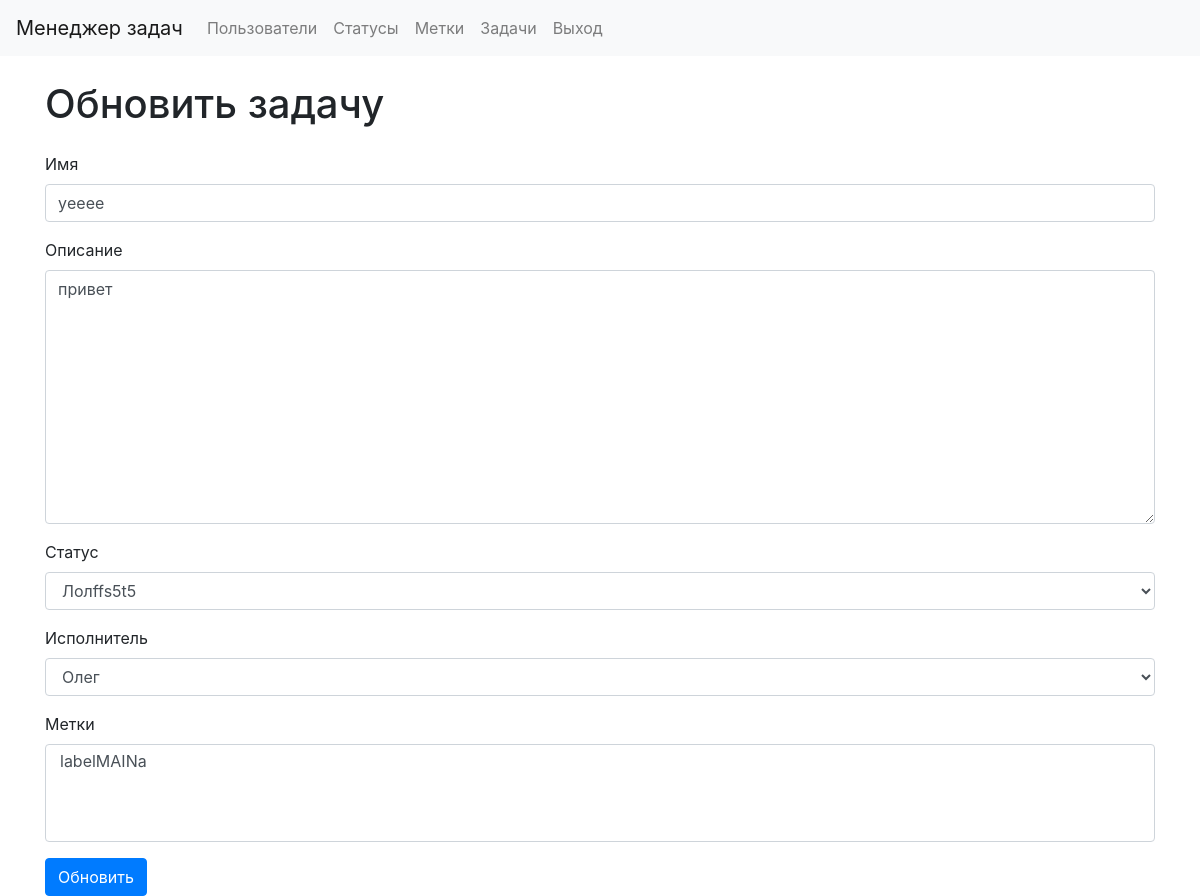
The app's page /tasks/3/update/ (signed in) with its own data.
### tasks/models.py (models this page shows, shortened)
class Task(models.Model):
    creator = models.ForeignKey(
        CustomUsers,
        on_delete=models.RESTRICT,
        verbose_name="Создатель",
        related_name="creator"
    )
    name = models.CharField(max_length=255, verbose_name="Название")
    description = models.TextField(blank=True, verbose_name="Описание")
    status = models.ForeignKey(
        Status,
        on_delete=models.RESTRICT,
        verbose_name="Статус"
    )
    executor = models.ForeignKey(
        CustomUsers,
        blank=True,
        null=True,
        on_delete=models.RESTRICT,
        verbose_name="Исполнитель"
    )
    labels = models.ManyToManyField(Label, blank=True, verbose_name="Метка")
    created_at = models.DateTimeField(
        auto_now_add=True,
        verbose_name="Время создания"
    )
    updated_at = models.DateTimeField(
        auto_now=True,
        verbose_name="Время изменения"
    )

### tasks/views.py (the view, shortened to what this page needs)
# urls.py: path('<int:pk>/update/', TaskUpdate.as_view(), name="task_update"),
class TaskUpdate(LoginRequiredMixin, DataMixin, UpdateView):
    model = Task
    form_class = TaskForm
    template_name = 'tasks/task_update.html'
    login_url = reverse_lazy('login')
    def get_context_data(self, *, object_list=None, **kwargs):
        context = super().get_context_data(**kwargs)
        c_def = self.get_user_context(title=_("Task updating"))
        return context | c_def

### tasks/forms.py
class TaskForm(forms.ModelForm):
    name = forms.CharField(
        label=_("Name"),
        widget=forms.TextInput(attrs={'class': 'form-control'})
    )
    description = forms.CharField(
        label=_("Description"),
        required=False,
        widget=forms.Textarea(attrs={'class': 'form-control'})
    )
    status = forms.ModelChoiceField(
        label=_("Status"),
        queryset=Status.objects.all(),
        widget=forms.Select(attrs={'class': 'form-control'})
    )
    executor = forms.ModelChoiceField(
        label=_("Executor"),
        required=False,
        queryset=CustomUsers.objects.all(),
        widget=forms.Select(attrs={'class': 'form-control'})
    )
    labels = forms.ModelMultipleChoiceField(
        label=_("Labels"),
        queryset=Label.objects.all(),
        widget=forms.SelectMultiple(attrs={'class': 'form-control'}),
        required=False
    )
    class Meta:
        model = Task
        fields = ['name', 'description', 'status', 'executor', 'labels']

### labels/models.py (called while the page is built)
    def __str__(self):
        return self.name

### statuses/models.py (called while the page is built)
    def __str__(self):
        return self.name

### task_manager/utils.py (called while the page is built)
    def get_user_context(self, **kwargs):
        context = kwargs
        user_menu = menu.copy()
        if self.request.user.is_authenticated:
            user_menu.pop(4)
            user_menu.pop(4)
        if not self.request.user.is_authenticated:
            user_menu.pop(1)
            user_menu.pop(1)
            user_menu.pop(1)
            user_menu.pop(3)
        context['menu'] = user_menu
        return context

### users/models.py (called while the page is built)
    def __str__(self):
        return self.first_name

### task_manager/templates/tasks/task_update.html (shortened to what this page needs)
{% extends 'layout.html' %}
{% load bootstrap4 %}
{% block content %}
{% load i18n %}
<div class="container wrapper flex-grow-1">
    <h1 class="my-4"> {% trans "Update task" %} </h1>
    <form method="post">
        {% for f in form %}
        <div class="mb-3">
            <label class="form-label" for="{{ f.id_for_label }}">{{f.label}}</label>
            {{ f }}
        </div>
        {% endfor %}
        <button class="btn btn-primary" type="submit">{% trans "Update" %}</button>
    </form>
</div>
{% endblock %}

### records on screen
Task: form "уeeee" "привет" "Лолffs5t5" "Олег"

### other values on screen
{{ menu_tag.title }} "Пользователи" "Статусы" "Метки" "Задачи" "Выход"
{{ f.label }} "Имя" "Описание" "Статус" "Исполнитель" "Метки"
